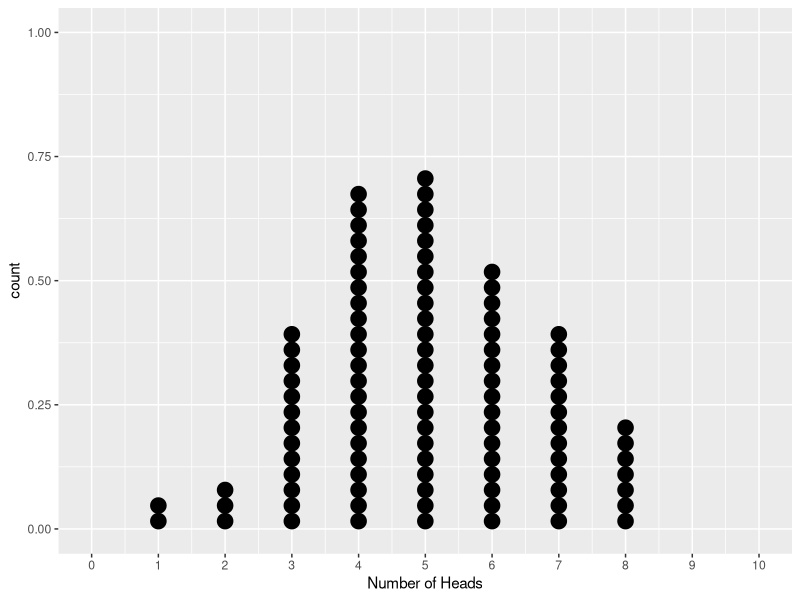

Write the R code that produced this figure.
## ---- chunk 1
knitr::opts_chunk$set(echo = TRUE)
## ---- chunk 2
library(tidyverse)
## ---- chunk 3
# set.seed(XXXXX)
# 
# M <- XXXXX         # number of replications
# mypi <- XXXXX       # population parameter (under the null hypothesis)
# n <- XXXXX           # sample size
# n.succ <- XXXXX      # number of successes 
# myphat <- XXXXX   # observed statistic (proportion of "successes") 
# 
# RES <- data.frame(res = XXXXX)  # create a data frame to hold the results of the simulation
# 
# for(XXXXX){
#   myobs <- rbinom(XXXXX)
#   RES$res[rep] <- XXXXX
# }
# 
# # plot a histogram of the results
# RES %>% ggplot(aes(x = XXXXX)) + geom_XXXXX() + 
#   geom_vline(xintercept = XXXXX, color = "red")
# 
# # estimate p-value
# sum(XXXXX)
## ---- chunk 4
set.seed(2)
btoast <- data.frame(toast = rbinom(100, 10, 0.5))
btoast %>% ggplot(aes(x = toast)) + geom_dotplot(stackratio = 1.0, dotsize = 0.7) + labs(x = "Number of Heads") +scale_x_continuous(breaks= seq(0,10), limits = c(0,10))
